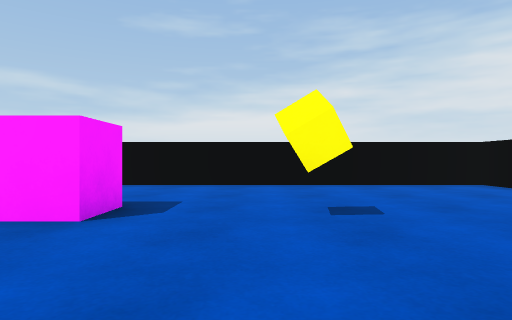
View 1 (above)

17 first-person views from a walk through a Unity game level. The camera is 0.58 m above the floor, looks level and sees 75° across. The floor is counted in squares, 1 m on a side. Each view is taken from the middle of a square. On the plan, view 1 faces up. The plan holds only what a view shows up to about 9 squares ahead; the rest is blank. The player character is not drawn.

View 2
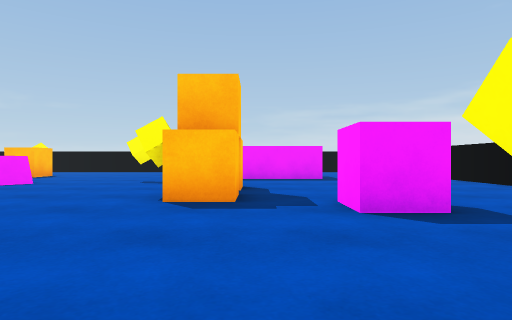

View 3
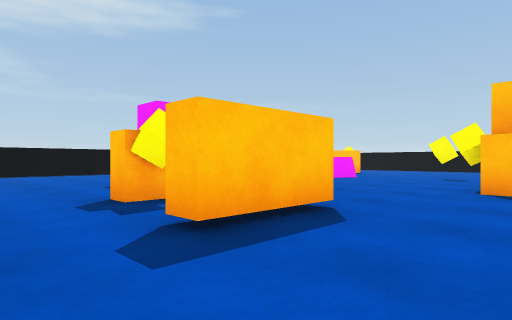

View 4
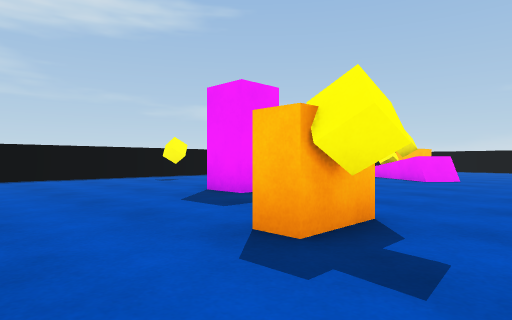

View 5
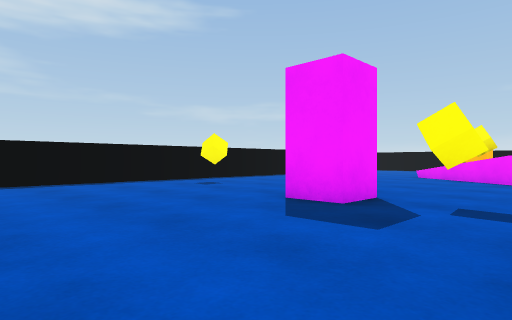

View 6
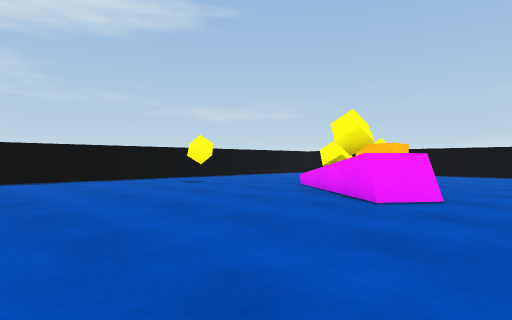

View 7
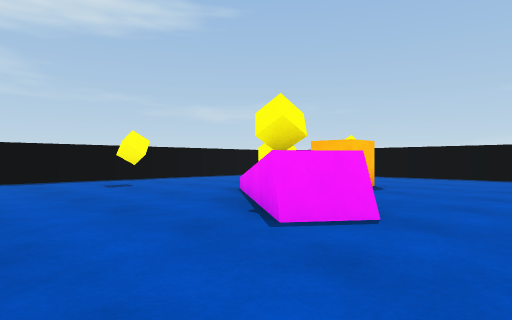

View 8
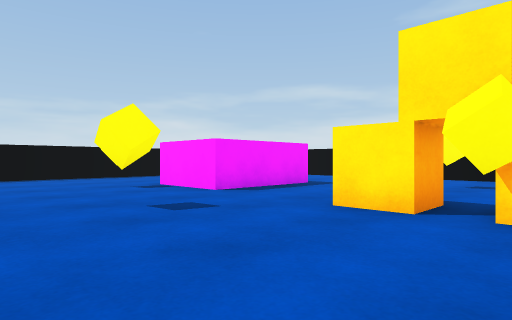

View 9
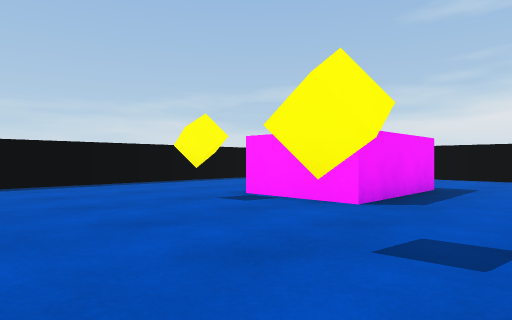

View 10
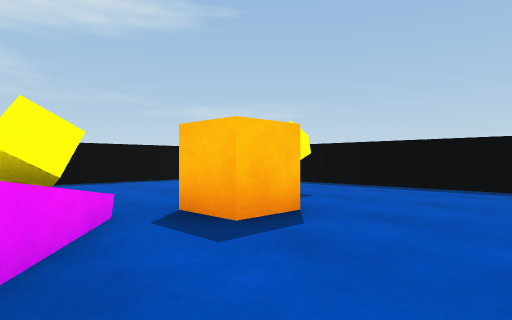

View 11
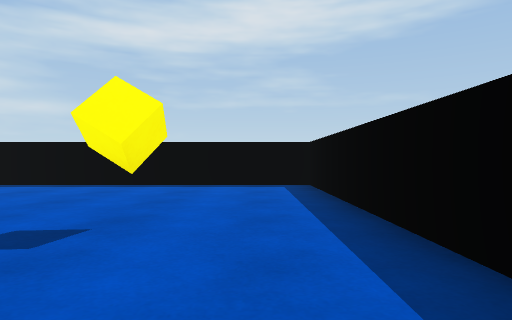

View 12
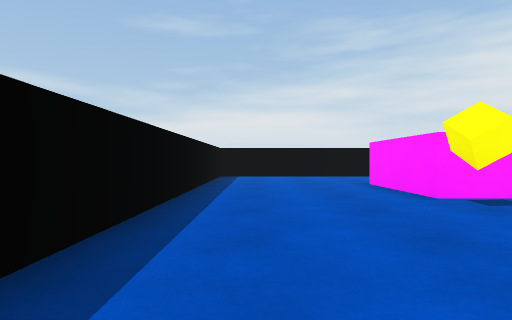

View 13
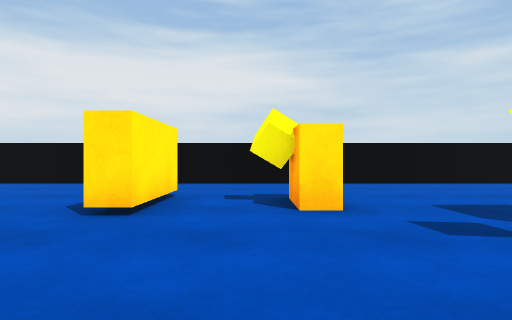

View 14
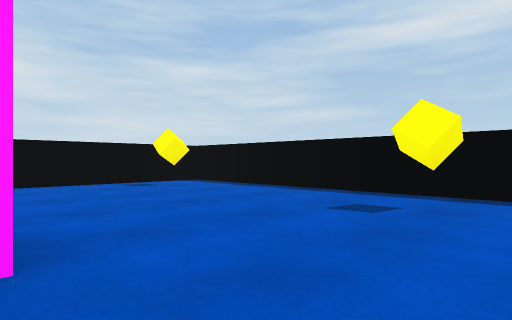

View 15
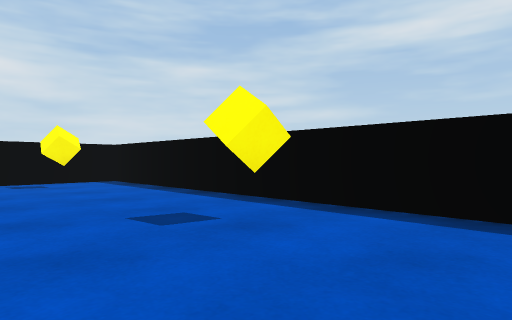

View 16
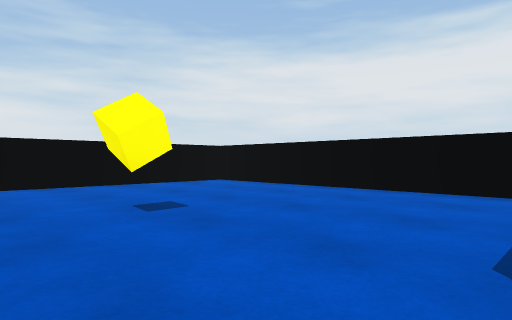

View 17
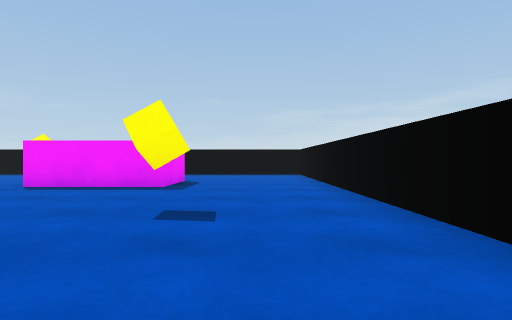

### Floor plan
Points are (right, up) in squares from view 1. A wall is a line through its corners. A room is listed if a view was taken in it or the views show most of it. See-through windows are left out.
Room 1 (views 1, 2, 3, 4, 5, 6, 7, 8, 9, 10, 11, 12, 13, 14, 15, 16, 17)
walls: (-6.3, -3.5) (-5.4, -4.2); (-6.4, -3.6) (-5.5, -4.3) (-5.7, -4.5); (0.4, -0.7) (0.4, -0.2) (2.4, -0.2) (2.4, -0.7) (0.4, -0.7); (-10, 4) (-8.1, 4) (-8.1, 1) (-10.3, 1) (-10.3, 4); (-14.3, -3.9) (-14.3, -11.8) (5, -11.8); (-4.8, 7.7) (-10, 7.7); (-14.3, 5) (-14.3, -2); (5.3, -11.5) (5.3, 7.7) (-3.1, 7.7)
low walls: (-7.1, -6.4) (-7.6, -7)
objects: yellow cube (-12, -7); orange cube (-10, -6) to (-9, -6); yellow cube (-10, 0); yellow cube (-8, -6) to (-7, -6); yellow cube (-7, -10); yellow cube (-7, -5) to (-6, -5); yellow cube (-7, -1); orange cube (-5, 1); yellow cube (-5, 5); orange cube (-4, 1); yellow cube (-3, 1); yellow cube (-2, -10); orange cube (-2, 1); purple cube (-2, 3) to (-2, 4); purple block (-1, -6) to (0, -6); yellow cube (-1, -4); orange block (1, -3) to (2, -3); yellow cube (1, 3); yellow cube (2, -2); yellow cube (4, -10)

Positions as (right, up) in squares from view 1, and headings:
1: (0, 0), facing up
2: (2, 2), facing left
3: (4, 2), facing down-left
4: (4, -1), facing down-left
5: (4, -3), facing down-left
6: (-1, -2), facing down-left
7: (-3, -2), facing down-left
8: (-3, -3), facing up-left
9: (-6, -3), facing up-left
10: (-7, -3), facing down-left
11: (-13, -4), facing down
12: (-13, -4), facing up
13: (-3, -2), facing right
14: (-3, -6), facing down-right
15: (-4, -8), facing down-right
16: (-1, 0), facing up-right
17: (-1, 6), facing left
